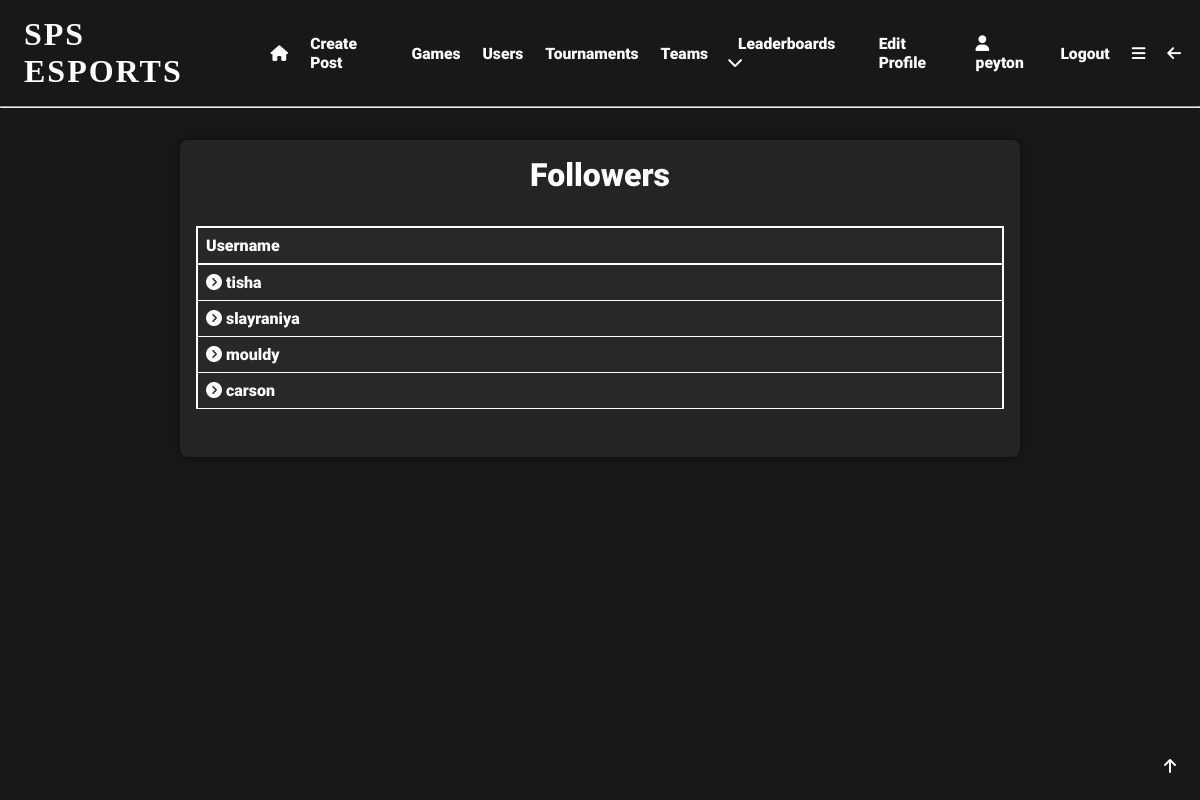
The app's page /followers/peyton (signed in) with its own data.
### app/models.py (models this page shows, shortened)
class User(UserMixin, db.Model):
    user_id = db.Column(db.Integer, primary_key=True)
    username = db.Column(db.String(64), index=True, unique=True)
    email = db.Column(db.String(120), index=True, unique=True)
    password_hash = db.Column(db.String(128), nullable=False)
    pfp = db.Column(db.String(140))
    user_bio = db.Column(db.String(140), default='New to SPS eSports!!!')
    pronouns = db.Column(db.String(64), nullable=True)
    skill_level = db.Column(db.String(64), default='Unsure')
    role = db.Column(db.String(64))
    grade = db.Column(db.String(64), nullable=True, default='Unsure')
    availability = db.Column(db.String(140), default='Unsure')
    teams = db.relationship('Teams', back_populates='user')
    team_users = db.relationship('TeamUsers', back_populates='user')
    posts = db.relationship('Posts', back_populates='user')
    likes = db.relationship('Likes', back_populates='user')
    tournaments = db.relationship('Tournaments', back_populates='user')
    favourite_games = db.relationship('FavouriteGames', back_populates='user')
    tournament_users = db.relationship('TournamentUsers', back_populates='user')
    comments = db.relationship('Comments', back_populates='user')
    matches = db.relationship('Matches', back_populates='user')
    match_users = db.relationship('MatchUsers', back_populates='user')
    following = db.relationship('Following', backref='user', foreign_keys='Following.user_id')
    followed = db.relationship('Following', foreign_keys='Following.following_id')
    sponsor = db.relationship('SponsoredUsers', backref='user', foreign_keys='SponsoredUsers.sponsor_id')
    sponsored = db.relationship('SponsoredUsers', foreign_keys='SponsoredUsers.sponsored_id')

### app/routes.py (the view)
@app.route('/followers/<username>')
@login_required
def followers(username):
    user = User.query.filter_by(username=username).first_or_404()
    followers = Following.query.filter_by(following_id=user.user_id).all()
    followers_list = []
    for follower in followers:
        follower = User.query.filter_by(user_id=follower.user_id).first()
        followers_list.append(follower)
    return render_template('followers.html', user=user, followers=followers_list)

### app/models.py (called while the page is built)
@login.user_loader
def load_user(user_id):
    return User.query.get(int(user_id))  # returns the user id as an integer

### app/templates/followers.html
{% extends 'base.html' %}
{% block content %}
<div class="centre">
    <div class="gen-container">
        <h1>Followers</h1>
        {% if followers %}
        <div class="info-table lineup">
            <table>
                <tr>
                    <th>Username</th>
                </tr>
                {% for user in followers %}
                <tr>
                    <td><a href="{{url_for('user', username=user.username)}}"><i class="fa-solid fa-circle-chevron-right"></i> {{user.username}}</a></td>
                </tr>
                {% endfor %}
            </table>
        </div>
        {% else %}
        <p>{{user.username}} doesn't have any followers</p>
        {% endif %}
    </div>
</div>
{% endblock %}

### app/templates/base.html (shortened to what this page needs)
<!DOCTYPE html>
<html lang="en">
<head>
    <link rel="stylesheet" href="{{ url_for('static', filename='css/styles.css') }}">
</head>
<body>
  <div id="top" class="header">
      {% if current_user.is_anonymous %}
        <h1 onclick="location.href='login'">SPS ESPORTS</h1>
        <a href="{{ url_for('login') }}">Login</a>
        <a href="{{ url_for('register') }}">Register</a>
        <a href="{{ url_for('about') }}">About</a>
      {% else %}
        <h1 onclick="location.href='{{url_for('index')}}'">SPS ESPORTS</h1>
          <a href="{{ url_for('index') }}" class="hidemobile"><i class="fa-solid fa-house"></i></a>
          <a href="{{ url_for('create_post') }}" class="hidemobile">Create Post</a>
          <a href="{{ url_for('search') }}" class="hidemobile">Games</a>
          <a href="{{ url_for('user_search') }}" class="hidemobile">Users</a>
          <a href="{{ url_for('tournament_search') }}" class="hidemobile">Tournaments</a>
          <a href="{{url_for('team_search')}}" class="hidemobile">Teams</a>
          <div class="expand" class="hidemobile">
              <div class="expand-button">
                  <a href="javascript:showDropdown()">Leaderboards <i class="fa-solid fa-chevron-down"></i></a>
              </div>
          </div>
          <a href="{{ url_for('edit_profile') }}" class="hidemobile">Edit Profile</a>
          <a href="{{ url_for('user', username=current_user.username) }}" class="hidemobile"><i class="fa-solid fa-user"></i>
              {{current_user.username}}</a>
          <a href="{{ url_for('logout') }}" class="hidemobile">Logout</a>
        <a href="javascript:showNavBar()"><i class="fa-solid fa-bars"></i></a>
        <a href="javascript:window.history.back();" class="hidemobile"><i class="fa-solid fa-arrow-left"></i></a>
      {% endif %}
  </div>
    <hr>
  <div class="topbutton">
    <a href="#top"><i class="fa-solid fa-arrow-up"></i></a>
  </div>
{% block content %} {% endblock %}
</body>
</html>

### app/static/css/styles.css (style rules this page uses)
* { margin: 0; padding: 0; box-sizing: border-box; scroll-behavior: smooth; scrollbar-width: thin; scrollbar-color: white var(--bg); }
body { background: var(--bg); color: white; }
:root { --accent: #e81c29; --bg: #181818; --bg2: #282828; --lightbg: rgba(255,255,255,0.05); }
.header { display:flex; align-items: center; padding: 1em 0.5em; }
.header a { padding: 0em 0.7em; font-family: 'Roboto'; font-size: 0.98em; text-decoration: none; transition: 0.5s; position: relative; transition: 0.3s; color: white; }
.header a::before { content: ''; position: absolute; width: 100%; height: 2px; left: 0; bottom: -2px; background-color: var(--accent); transform-origin: right; transform: scaleX(0); transition: transform 0.3s; }
.header h1 { box-shadow: inset 0 0 0 0 var(--bg); font-family: 'Nausea'; letter-spacing: 2px; padding: 0 0.5em; position: relative; transition: color 0.3s ease-in-out, box-shadow 0.3s ease-in-out; }
.expand { font-family: 'Roboto'; padding: 0.5em; position: relative; }
h1 { font-family: 'Roboto'; font-size: 2em; }
.centre h1 { text-align: center; }
.topbutton { position: fixed; bottom: 1em; right: 1em; padding: 0.5em; border-radius: 50%; background-color: var(--bg); color: white; font-family: 'Roboto'; font-size: 1em; transition: 0.5s; }
a { color: white; text-decoration: none; transition: 0.5s; padding: 0.5em 0; position: relative; font-family: 'Roboto'; }
a::before { content: ''; position: absolute; width: 100%; height: 2px; left: 0; bottom: -2px; background-color: var(--accent); transform-origin: right; transform: scaleX(0); transition: transform 0.3s; }
.centre { display: flex; flex-flow: row wrap; align-items: center; justify-content: center; width: 100%; margin: 1em 0; }
.info-table { display: flex; flex-flow: column wrap; align-items: center; justify-content: center; width: 100%; margin: 1em 0; font-family: 'Roboto'; }
.info-table table { width: 100%; border-collapse: collapse; margin: 1em 0; text-align: left; }
.info-table th { padding: 0.5em; border: 2px solid white; background-color: var(--bg2); }
.info-table td { padding: 0.5em; border: 1px solid white; border-right: 2px solid white; border-left: 2px solid white; background-color: var(--bg2); }
.gen-container { display: flex; flex-flow: column wrap; align-items: center; justify-content: center; width: 70%; margin: 1em 0; font-family: 'Roboto'; background-color: var(--lightbg); padding: 1em; border-radius: 0.5em; box-shadow: 0 0 10px 0 rgba(0,0,0,0.5); }
.lineup a::before { top: 80%; }

### records on screen
User: username "peyton"
User: username "tisha"
User: username "slayraniya"
User: username "mouldy"
User: username "carson"
